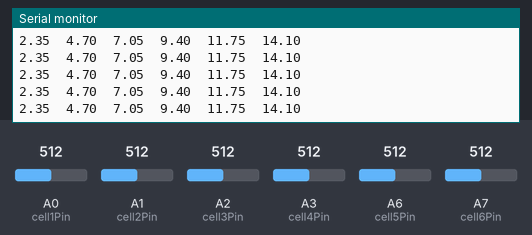
Recording of a sketch running on a simulated Arduino Nano, built with avr-gcc and run on an emulated ATmega328P. Shown: the last lines printed to the serial monitor. The inputs (shaded band) are chosen by the test bench; at power-on: A3 (cell4Pin) = 512, A6 (cell5Pin) = 512, A0 (cell1Pin) = 512, A1 (cell2Pin) = 512, A2 (cell3Pin) = 512, A7 (cell6Pin) = 512.

Above: at 1.2 s.
1.3 s: A3 (cell4Pin) set to 537
At 2.1 s:
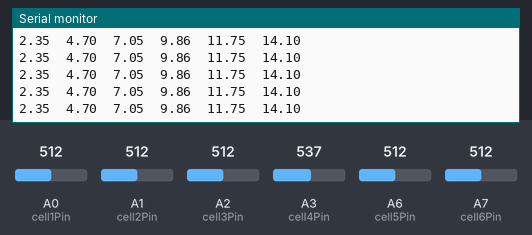
4.3 s: A3 (cell4Pin) set to 553
At 5.0 s:
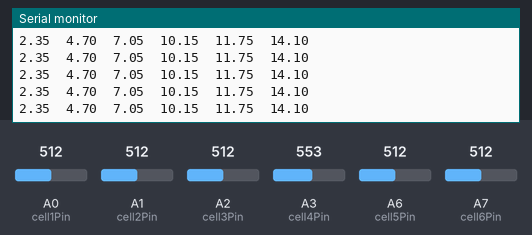
7.3 s: A6 (cell5Pin) set to 452
At 8.4 s:
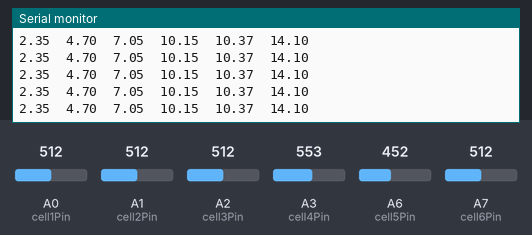
10.3 s: A6 (cell5Pin) set to 419
At 10.9 s:
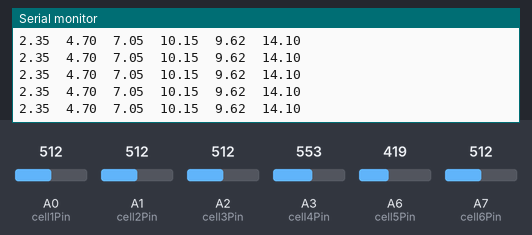
Timing chart, 0 to 13.3 s (numbered marks = the images above; inputs shaded):
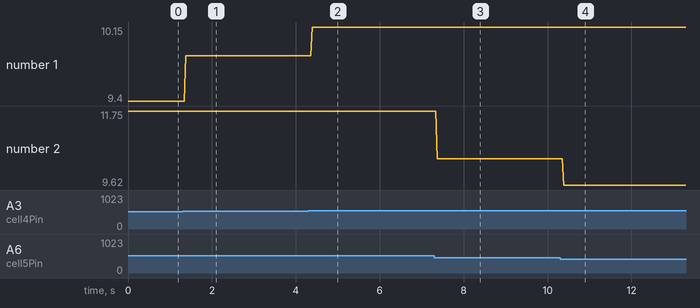

The sketch:

Analog_voltage_readout.ino
```cpp
#define cell1Pin A0
#define cell2Pin A1
#define cell3Pin A2
#define cell4Pin A3
#define cell5Pin A6
#define cell6Pin A7

int cellPins[6] = {cell1Pin, cell2Pin, cell3Pin, cell4Pin, cell5Pin, cell6Pin};
float cellVoltages[6] = {0, 0, 0, 0, 0, 0};

void setup() {
  pinMode(cell1Pin, INPUT);
  pinMode(cell2Pin, INPUT);
  pinMode(cell3Pin, INPUT);
  pinMode(cell4Pin, INPUT);
  pinMode(cell5Pin, INPUT);
  pinMode(cell6Pin, INPUT);
  Serial.begin(9600);

}

void loop() {
  update_cell_voltage();
  for(int i = 0; i < 6; i++){
    Serial.print(cellVoltages[i]);
    Serial.print("\t");
  }
  Serial.println("");

}


void update_cell_voltage(){
  for(int il = 0; il < 6; il++){
    cellVoltages[il] = (analogRead(cellPins[il]) * 4.7 / 1024.0) * (il + 1.0);
  }
}
```

Measured:
- after the input at 1.3 s, the serial monitor: prints a new line after 0.08 s (image 1)
- after the input at 4.3 s, the serial monitor: prints a new line after 0.09 s (image 2)
- after the input at 7.3 s, the serial monitor: prints a new line after 0.07 s (image 3)
- after the input at 10.3 s, the serial monitor: prints a new line after 0.09 s (image 4)
- plotted number 1: 9.4 → 9.86 after the input at 1.3 s, 9.86 → 10.15 after the input at 4.3 s
- plotted number 2: 11.75 → 10.37 after the input at 7.3 s, 10.37 → 9.62 after the input at 10.3 s
